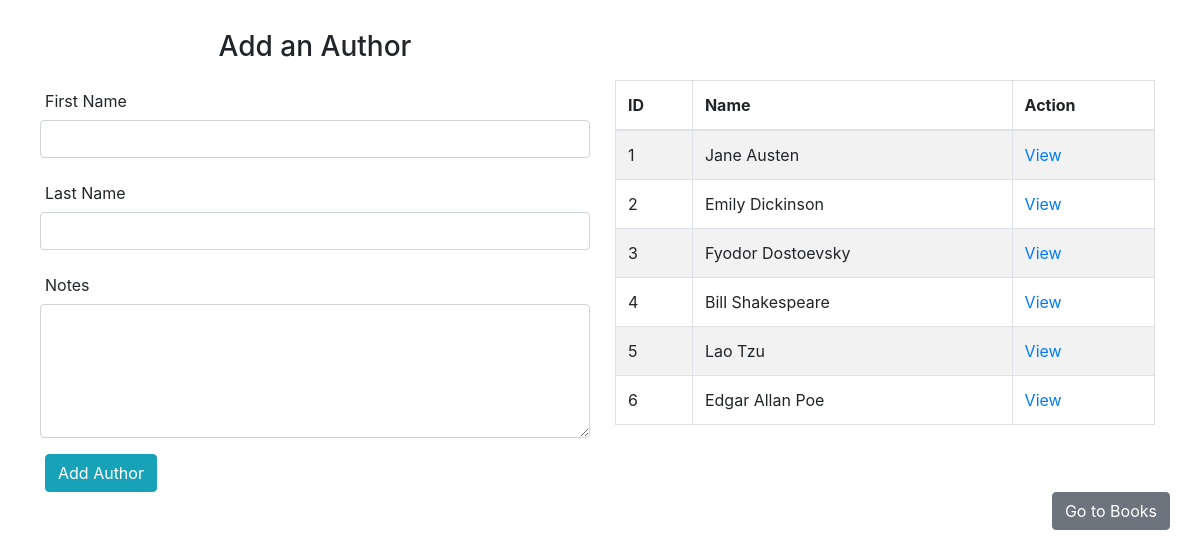
The page /books_authors/authors on the database its author committed.
### books_authors_app/models.py (models this page shows)
class Author(models.Model):
    first_name = models.CharField(max_length=45)
    last_name = models.CharField(max_length=45)
    notes = models.TextField()
    books = models.ManyToManyField(Book, related_name='authors')
    created_at = models.DateTimeField(auto_now_add=True)
    updated_at = models.DateTimeField(auto_now=True)

### books_authors_app/views.py (the view)
# urls.py: path('authors', views.index_author),
def index_author(request):
    context = {
        'authors_all': Author.objects.all()
    }
    return render(request, 'authors.html', context)

### books_authors_app/templates/authors.html (shortened to what this page needs)
<!DOCTYPE html>
<html lang="en">
<head>
    <link rel="stylesheet" href="https://stackpath.bootstrapcdn.com/bootstrap/4.3.1/css/bootstrap.min.css">
    {% load static %}
    <link rel="stylesheet" href="{% static 'css/style.css'%}">
</head>
<body>
    <div class="container">
        <div class="row">
            <div class="col">
                <h3>Add an Author</h3>
                <form action="authors/add_author" method='POST'>
                    <div class="form-group form-row">
                        <label for="first_name" class="col-form-label">First Name</label>
                        <input type="text" name="first_name" id="first_name" class="form-control">
                    </div>
                    <div class="form-group form-row">
                        <label for="last_name" class="col-form-label">Last Name</label>
                        <input type="text" name="last_name" id="last_name" class="form-control">
                    </div>
                    <div class="form-group form-row">
                        <label for="notes" class="col-form-label">Notes</label>
                        <textarea name="notes" id="notes" rows="5" class="form-control"></textarea>
                    </div>
                    <input type="submit" value="Add Author" class="btn btn-info">
                </form>
            </div>
            <div class="col">
                <table class="table table-bordered table-striped">
                    <thead>
                        <tr>
                            <th scope="col">ID</th>
                            <th scope="col">Name</th>
                            <th scope="col">Action</th>
                        </tr>
                    </thead>
                    <tbody>
                        {% for author in authors_all %}
                            <tr>
                                <td>{{author.id}}</td>
                                <td>{{author.first_name}} {{author.last_name}}</td>
                                <td><a href="authors/{{author.id}}">View</a></td>
                            </tr>
                        {% endfor %}
                    </tbody>
                </table>
            </div>
        </div>
        <div class="row justify-content-end">
            <a href="/books_authors/books" class="btn btn-secondary">Go to Books</a>
        </div>
    </div>
</body>
</html>

### books_authors_app/static/css/style.css (style rules this page uses)
.container { margin-top: 20px }
h3 { text-align: center; padding: 10px }
table { margin-top: 60px }

### rows shown on the page
Author: id "1", first_name "Jane", last_name "Austen"
Author: id "2", first_name "Emily", last_name "Dickinson"
Author: id "3", first_name "Fyodor", last_name "Dostoevsky"
Author: id "4", first_name "Bill", last_name "Shakespeare"
Author: id "5", first_name "Lao", last_name "Tzu"
Author: id "6", first_name "Edgar Allan", last_name "Poe"
